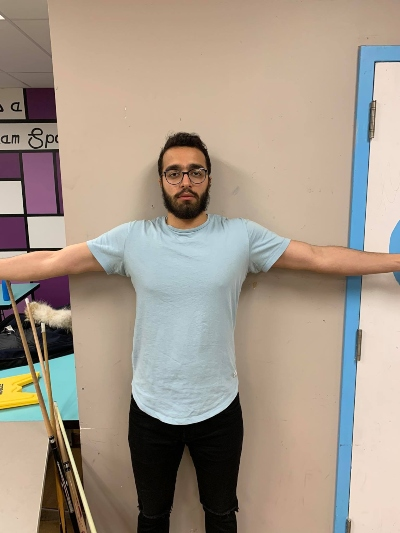
#> input picture script/input.jpg, 400 x 533 px
$ python -i catalogue.py   (imports and definitions only)   (Python 2 division)
#> lines starting #> are read from the running program, lines starting #| are printed output that depends on the picture; after the words box and inside, x2 and y2 are one past the last pixel; in counts of white or black regions, pixels touching at a corner belong together
#> further down, picture is the input picture: shape (533, 400, 3); mean B, G, R 138, 152.1, 165.5
#!/usr/bin/python
import cv2
import numpy as np
import Queue

class catPreprocess:

	def __init__(self,img):
		self.img = img
		self.leftSegLine = 0
		self.rightSegLine = 0

	def edgeDetect(self,threshold=175):

#> called with threshold = 175
		edgeImg = cv2.Canny(self.img,10,threshold)
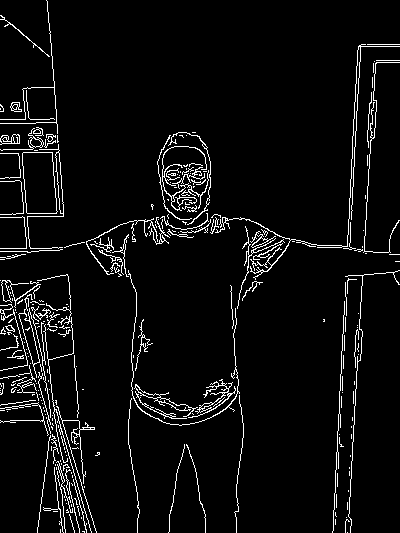
#> edgeImg: shape (533, 400); 5.1% white in thin lines or dots
		kernel = np.ones((3,3),np.uint8)
		grayDilated = cv2.dilate(edgeImg,kernel)
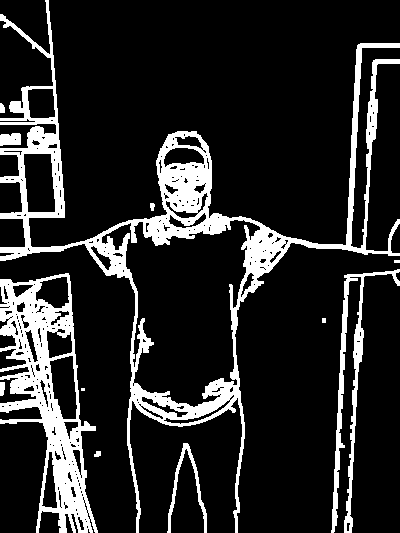
#> grayDilated: shape (533, 400); 15.6% white; 12 white regions (2 under 20 px), largest, box (x1, y1, x2, y2) and area: (0, 0, 400, 533) 19762, (0, 273, 98, 533) 9638, (331, 269, 400, 533) 2707
		kernel = np.ones((2,2),np.uint8)
		grayErode = cv2.erode(grayDilated,kernel)
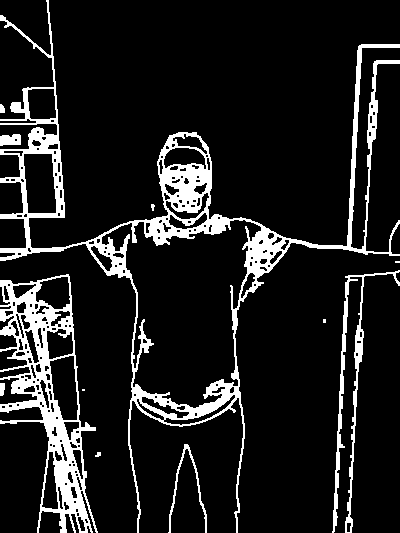
#> grayErode: shape (533, 400); 12.2% white; 12 white regions (3 under 20 px), largest, box (x1, y1, x2, y2) and area: (0, 0, 400, 533) 15471, (0, 274, 98, 533) 7705, (332, 270, 400, 533) 1999
		floodOut = self.img
		height,width = grayErode.shape[:2]
#> height = 533; width = 400
		queue = Queue.Queue()
		ref = grayErode[0][0]
#> ref = 0
		visited = np.zeros((height,width))
		queue.put([0,0])
		queue.put([height-1,width-1])
		queue.put([0, width-1])
		queue.put([height-1,0])
		queue.put([0, width/2])
		queue.put([height-1, width/2])

		while not queue.empty():
			a,b = queue.get()
			floodOut[a][b] = [0,0,0]
			if a>0 and b>0 and visited[a-1][b-1]==0:
				if grayErode[a-1][b-1] == ref:
					queue.put([a-1,b-1])
					visited[a-1][b-1]=1
				else:
					floodOut[a-1][b-1] = [0,0,0]
			if a>0 and visited[a-1][b]==0:
				if grayErode[a-1][b] == ref:
					queue.put([a-1,b])
					visited[a-1][b]=1
				else:
					floodOut[a-1][b] = [0,0,0]
			if b>0 and visited[a][b-1]==0:
				if grayErode[a][b-1] == ref:
					queue.put([a,b-1])
					visited[a][b-1]=1
				else:
					floodOut[a][b-1] = [0,0,0]
			if a>0 and b<(width-1) and visited[a-1][b+1]==0:
				if grayErode[a-1][b+1] == ref:
					queue.put([a-1,b+1])
					visited[a-1][b+1]=1
				else:
					floodOut[a-1][b+1] = [0,0,0]
			if b<(width-1) and visited[a][b+1]==0:
				if grayErode[a][b+1] == ref:
					queue.put([a,b+1])
					visited[a][b+1]=1
				else:
					floodOut[a][b+1] = [0,0,0]
			if a<(height-1) and b<(width-1) and visited[a+1][b+1]==0:
				if grayErode[a+1][b+1] == ref:
					queue.put([a+1,b+1])
					visited[a+1][b+1]=1
				else:
					floodOut[a+1][b+1] = [0,0,0]
			if a<(height-1) and visited[a+1][b]==0:
				if grayErode[a+1][b] == ref:
					queue.put([a+1,b])
					visited[a+1][b]=1
				else:
					floodOut[a+1][b] = [0,0,0]
			if a<(height-1) and b>0 and visited[a+1][b-1]==0:
				if grayErode[a+1][b-1] == ref:
					queue.put([a+1,b-1])
					visited[a+1][b-1]=1
				else:
					floodOut[a+1][b-1] = [0,0,0]
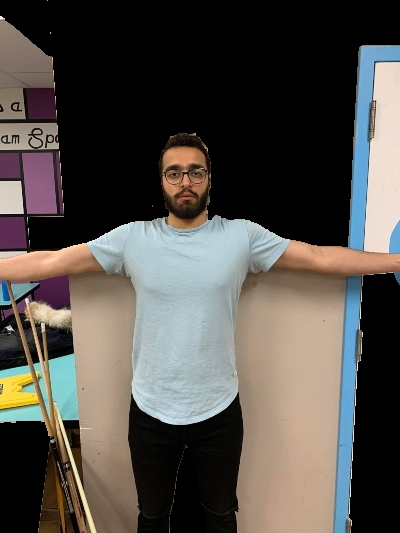
#> floodOut: shape (533, 400, 3); mean B, G, R 74, 79.1, 83.3
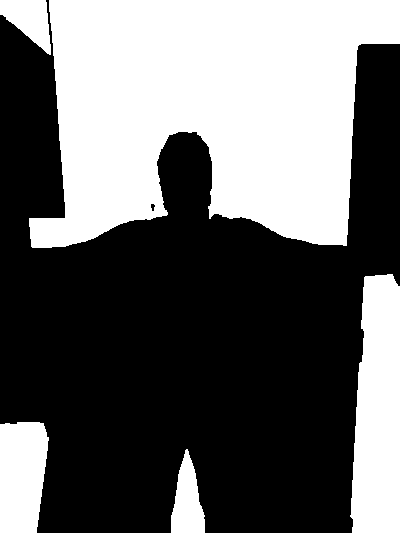
#> visited: shape (533, 400) float64; values 0 (black) and 1 (white), 40.2% white; 5 white regions, box (x1, y1, x2, y2) and area: (29, 0, 400, 248) 66537, (350, 274, 400, 533) 10961, (0, 422, 49, 533) 4782, (171, 449, 205, 533) 1815, (0, 0, 51, 55) 1657

		return floodOut

	# [220 lines left out: functions discretize, flood, cropImg, segImage, not called in this run]

	def getSegLines(self):
		return self.leftSegLine,self.rightSegLine

	# [62 lines left out: functions armSegment, armRemTurds, not called in this run]

>>> import cv2
>>> picture = cv2.imread('../input.jpg')
>>> result = catPreprocess(picture).edgeDetect()

$ run again, on script/onUser.jpg
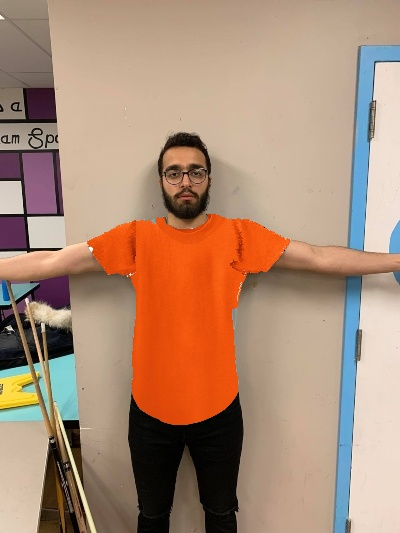
#> input picture script/onUser.jpg, 400 x 533 px
#> picture is the input picture: shape (533, 400, 3); mean B, G, R 117.8, 140, 172.6
#> in edgeDetect, `edgeImg = cv2.Canny(self.img,10,threshold)`:
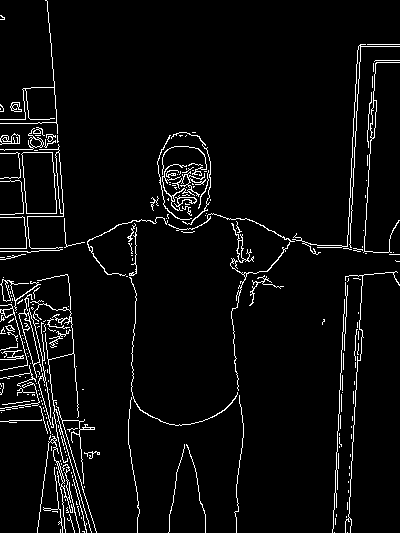
#> edgeImg: shape (533, 400); 4.5% white in thin lines or dots
#> grayDilated: shape (533, 400); 13.8% white; 13 white regions (1 under 20 px), largest, box (x1, y1, x2, y2) and area: (0, 0, 400, 533) 15265, (0, 273, 101, 533) 9775, (331, 270, 400, 533) 2787
#> grayErode: shape (533, 400); 10.6% white; 14 white regions (4 under 20 px), largest, box (x1, y1, x2, y2) and area: (0, 0, 400, 533) 11659, (0, 274, 101, 533) 7799, (332, 271, 400, 533) 2089
#> ref = 0
#> after the loop in edgeDetect, `while not queue.empty():`:
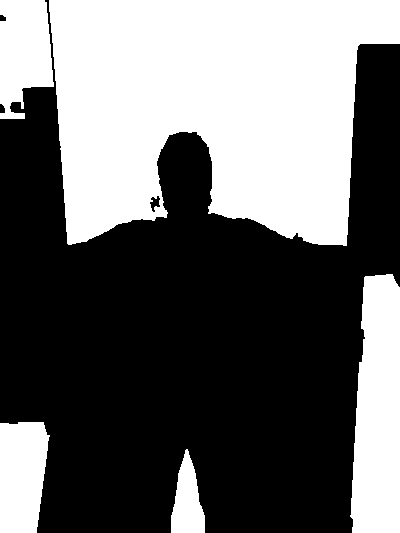
#> visited: shape (533, 400) float64; values 0 (black) and 1 (white), 41.2% white; 5 white regions, box (x1, y1, x2, y2) and area: (49, 0, 400, 246) 65312, (350, 274, 400, 533) 10953, (0, 0, 54, 119) 4944, (0, 422, 50, 533) 4794, (171, 449, 205, 533) 1819
